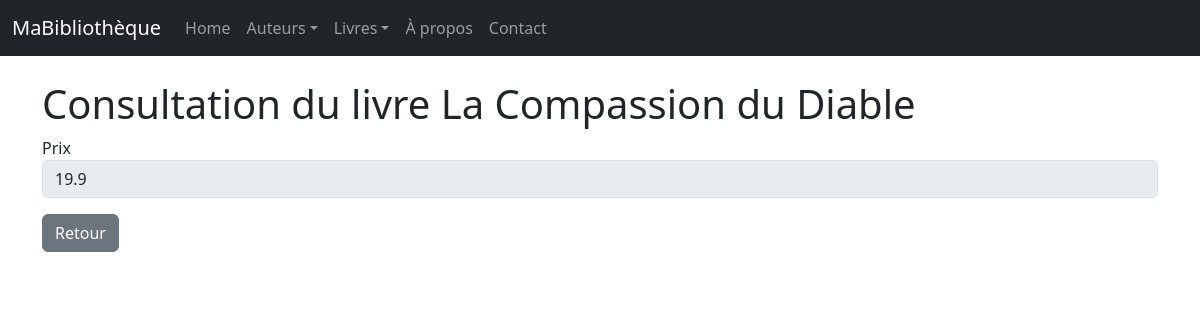
/livres/1/view/, run on an earlier commit of the app's database.
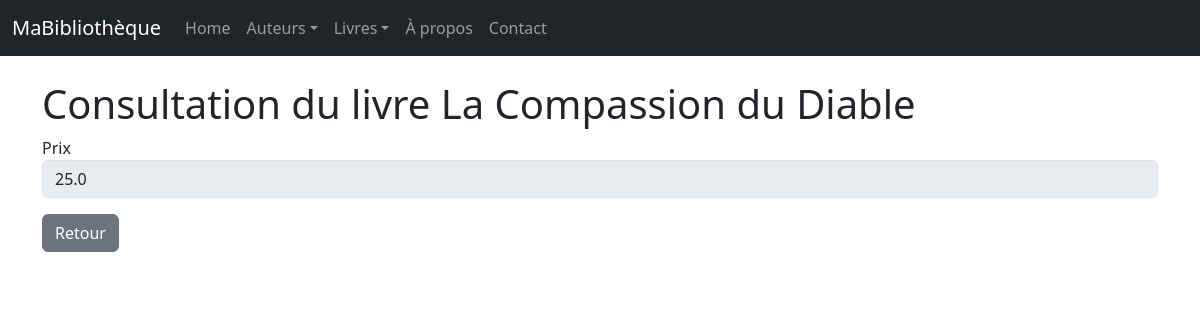
And on a later commit of the database.
### monApp/models.py (models this page shows, shortened)
class Livre(db.Model):
    idL = db.Column(db.Integer,primary_key=True)
    Prix = db.Column(db.Float)
    Titre = db.Column(db.String(255))
    Url = db.Column(db.String(255))
    Img = db.Column(db.String(255))
    auteur_id = db.Column(db.Integer,db.ForeignKey("auteur.idA"))
    auteur = db.relationship("Auteur",backref =db.backref("livres",lazy="dynamic"))

### monApp/views.py (the view)
@app.route('/livres/<idL>/view/')
def viewLivre(idL):
    unLivre = Livre.query.get(idL)
    unForm = FormLivre (idL=unLivre.idL , Prix=unLivre.Prix)
    return render_template("livres_view.html",selectedLivre=unLivre, viewForm=unForm)

### monApp/forms.py
class FormLivre(FlaskForm):
    idL=HiddenField('idA')
    Prix=FloatField('Prix',validators =[DataRequired()])

### monApp/templates/livres_view.html (shortened to what this page needs)
{% extends "base.html" %}
{% block main %}
<h1 >Consultation du livre {{ selectedLivre.Titre }}</h1>
<form role="form" method="POST" action="">
    <div class="form-group mb-3">
        {{ viewForm.Prix.label }}
        {{ viewForm.Prix(size=50, disabled=True, class_="form-control") }}
    </div>
    <a href="{{ url_for('getLivres') }}" class="btn btn-secondary">Retour</a>
</form >
{% endblock %}

### monApp/templates/base.html (shortened to what this page needs)
<html>
    <head>
        <link rel="stylesheet" href="{{ url_for('static', filename='css/style.css') }}">
        <link href="https://cdn.jsdelivr.net/npm/bootstrap@5.3.0/dist/css/bootstrap.min.css" rel="stylesheet">
    </head>
    <body>
        {% block navbar %}
        <nav class="navbar navbar-expand-md navbar-dark bg-dark fixed-top">
            <div class="container-fluid">
                <a class="navbar-brand">MaBibliothèque</a>
                <div class="collapse navbar-collapse" id="mainNavbar">
                    <ul class="navbar-nav me-auto mb-2 mb-md-0">
                        <li class="nav-item">
                            <a class="nav-link" href="{{ url_for('index') }}">Home</a>
                        </li>
                        <li class="nav-item dropdown">
                            <a class="nav-link dropdown-toggle" href="#" id="auteursDropdown" role="button" data-bs-toggle="dropdown"
                            aria-expanded="false">Auteurs</a>
                        </li>
                        <li class="nav-item dropdown">
                            <a class="nav-link dropdown-toggle" href="#" id="livresDropdown" role="button" data-bs-toggle="dropdown"
                            aria-expanded="false">Livres</a>
                        </li>
                        <li class="nav-item">
                            <a class="nav-link" href="{{ url_for('about') }}">À propos</a>
                        </li>
                        <li class="nav-item">
                            <a class="nav-link" href="{{ url_for('contact') }}">Contact</a>
                        </li>
                    </ul>
                </div>
            </div>
        </nav>{% endblock %}
        {% block content %}
        <main id="main" role="main" class="container">
            {% block main %}{% endblock %}
        </main>
        {% endblock %}
    </body>
</html>

### monApp/static/style.css (style rules this page uses)
#main { margin-top: 5em; }
body { font-family: sans-serif; }
h1 { color :red; }

What changed in the data, as far as the page shows it:
changed Livre "La Compassion du Diable": Prix "19.9" → "25.0"
